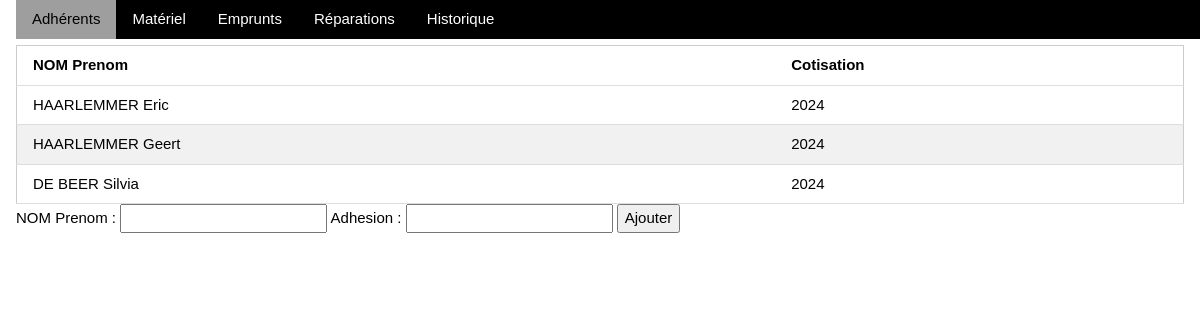
/adherents/, run on the app's committed database.
### gestion/models.py (models this page shows, shortened)
class Adherent(models.Model):
    name = models.CharField(max_length=64, unique=True)
    adhesion = models.IntegerField()
    class Meta:
        verbose_name = 'Adherent'

### gestion/views.py (the view)
# urls.py: path('adherents/', views.adherents, name='adherents'),
def adherents(request):  # TODO:  sorting
    nouvelAdherentForm = None
    if request.method == 'POST':
        nouvelAdherentForm = AdherentForm(request.POST, request.FILES)
        if nouvelAdherentForm.is_valid():
            nouvelAdherentForm.save()
            return redirect('adherents')
    else:
        nouvelAdherentForm = AdherentForm()
    context = {"adherents": Adherent.objects.all(),
               "pageName": "adherents",
               "addForm": nouvelAdherentForm
               }
    return render(request, "gestion/adherents.html", context)

### gestion/forms.py
class AdherentForm(forms.ModelForm):
    name = forms.CharField(max_length=64, label="NOM Prenom", required=True)
    adhesion = forms.CharField(max_length=64, label="Adhesion", required=True)
    class Meta:
        model = Adherent
        fields = ['name', 'adhesion']

### gestion/templates/gestion/adherents.html (shortened to what this page needs)
{% include "gestion/head.html" %}
        <table class="table-sortable w3-table-all w3-hoverable">
            <thead>
            <tr>
                <th data-sort="string">NOM Prenom</th>
                <th data-sort="date">Cotisation</th>
            </tr>
            </thead>
            <tbody>
            {% for a in adherents %}
                <tr>
                    <td>{{ a.name }}</td>
                    <td>{{ a.adhesion }}</td>
                </tr>
            {% endfor %}
            </tbody>
        </table>
        <div>
            <form method="post">
                {{ addForm }}
                <input type="submit" name="action" value="Ajouter">
            </form>
        </div>
    </div>
</body>

### gestion/static/css/gestion/w3.css (style rules this page uses)
*,*:before,*:after { box-sizing:inherit }
html { -ms-text-size-adjust:100%;-webkit-text-size-adjust:100% }
body { margin:0 }
button,input,select,textarea,optgroup { font:inherit;margin:0 }
button,input { overflow:visible }
button,[type=button],[type=reset],[type=submit] { -webkit-appearance:button }
html,body { font-family:Verdana,sans-serif;font-size:15px;line-height:1.5 }
html { overflow-x:hidden }
.w3-table,.w3-table-all { border-collapse:collapse;border-spacing:0;width:100%;display:table }
.w3-table-all { border:1px solid #ccc }
.w3-bordered tr,.w3-table-all tr { border-bottom:1px solid #ddd }
.w3-table-all tr:nth-child(odd) { background-color:#fff }
.w3-table-all tr:nth-child(even) { background-color:#f1f1f1 }
.w3-table td,.w3-table th,.w3-table-all td,.w3-table-all th { padding:8px 8px;display:table-cell;text-align:left;vertical-align:top }
.w3-table th:first-child,.w3-table td:first-child,.w3-table-all th:first-child,.w3-table-all td:first-child { padding-left:16px }

### data on the page
Adherent: name "HAARLEMMER Eric", adhesion "2024"
Adherent: name "HAARLEMMER Geert", adhesion "2024"
Adherent: name "DE BEER Silvia", adhesion "2024"
